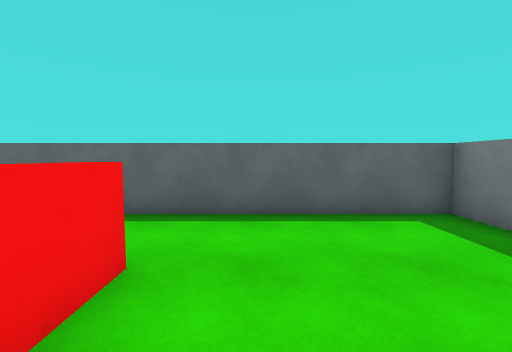
view 1 (above)

17 first-person views from a walk through a Unity game level. The camera is 1.2 m above the floor, tilts 4° down and sees 90° across. The floor is counted in squares, 1 m on a side. Each view is taken from the middle of a square. On the plan, view 1 faces up. The plan holds only what a view shows up to about 12 squares ahead; the rest is blank. The player is left out.

view 2
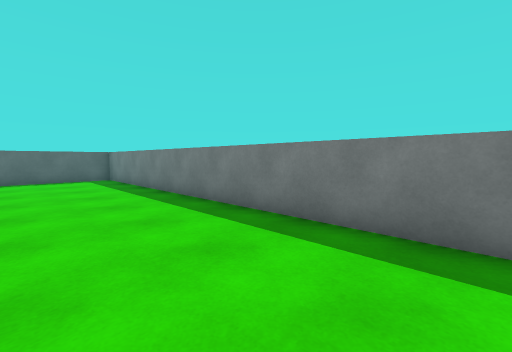

view 3
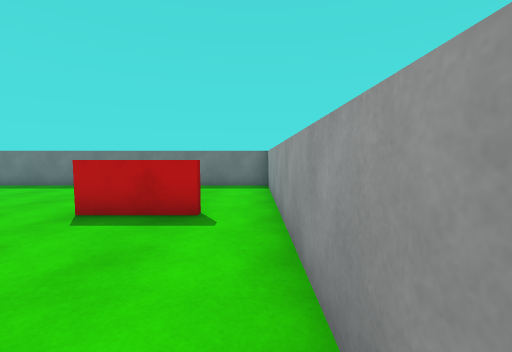

view 4
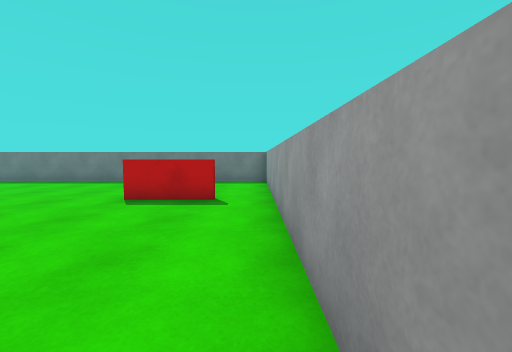

view 5
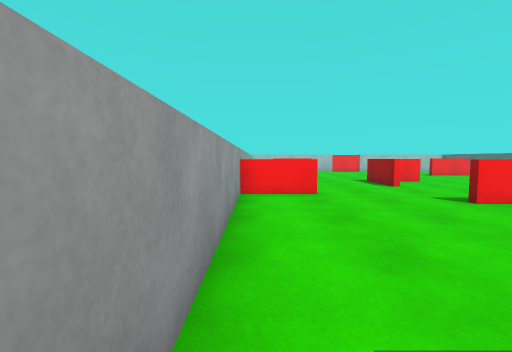

view 6
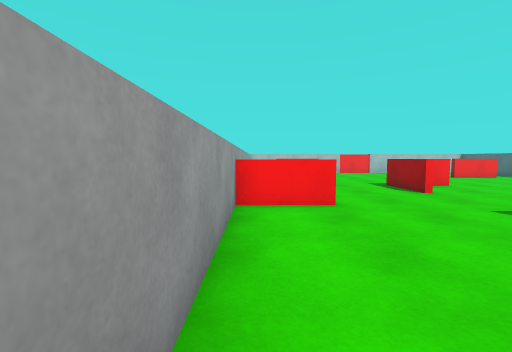

view 7
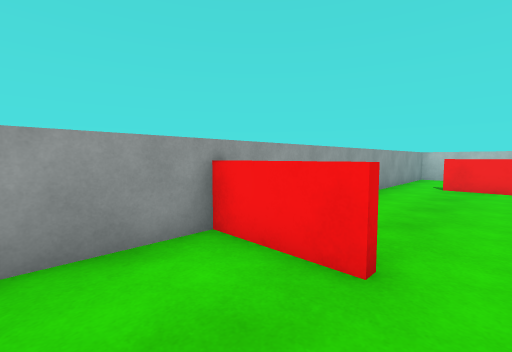

view 8
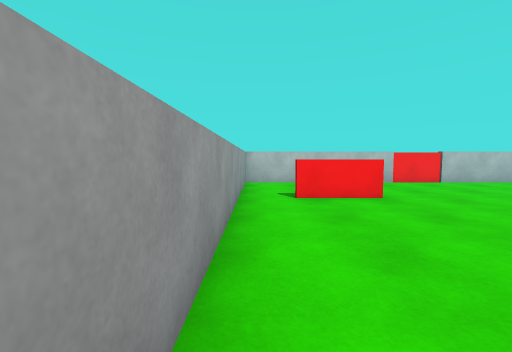

view 9
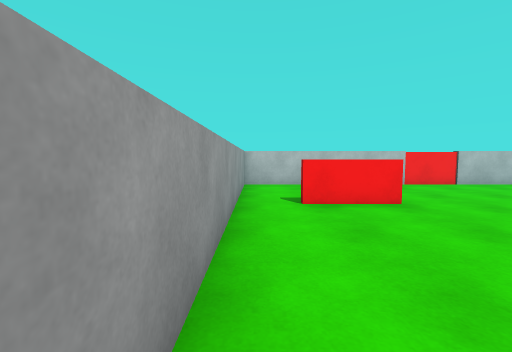

view 10
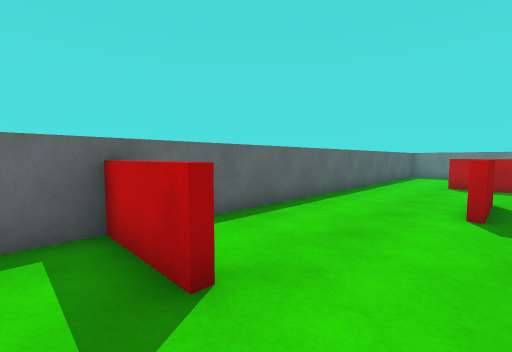

view 11
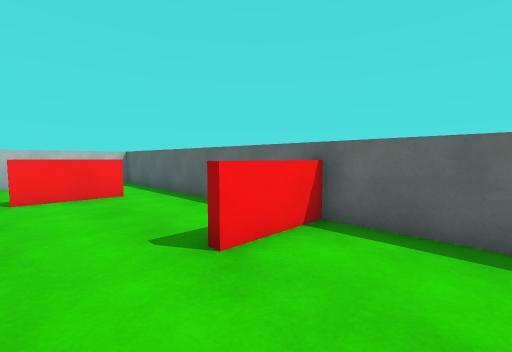

view 12
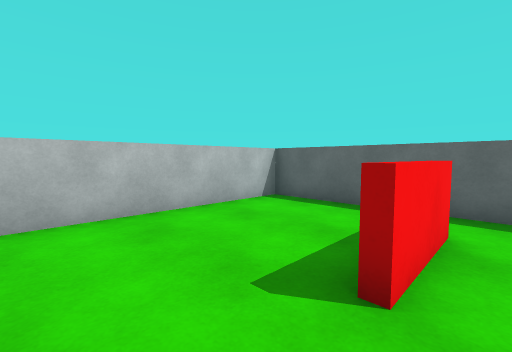

view 13
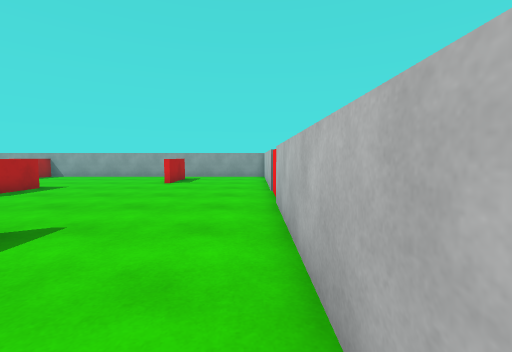

view 14
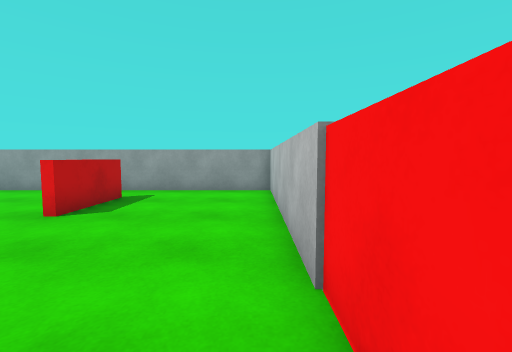

view 15
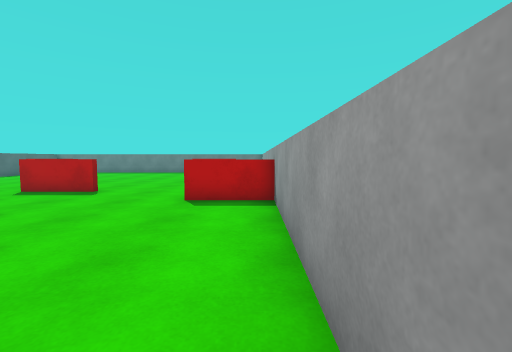

view 16
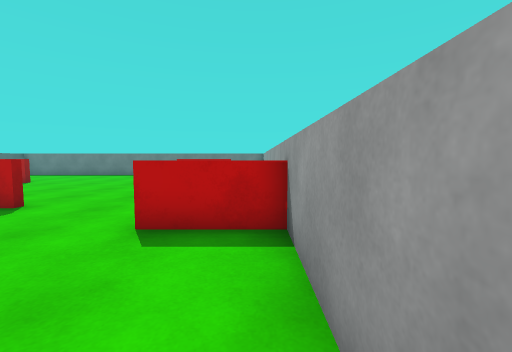

view 17
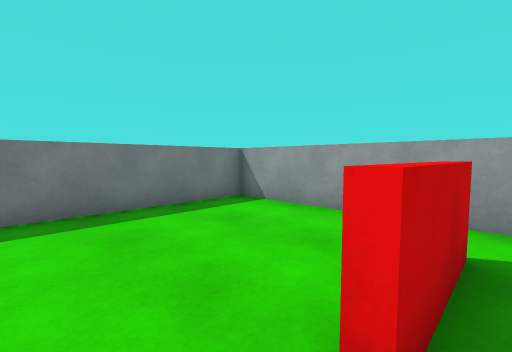

### Floor plan
Points are (right, up) in squares from view 1. A wall is a line through its corners. A room is listed if a view was taken in it or the views show most of it. See-through windows are left out.
Room 1 (views 1, 2, 3, 4, 5, 6, 7, 8, 9, 10, 11, 12, 13, 14, 15, 16, 17)
walls: (-7.7, -4.2) (-7.7, -5.2); (-11.6, -5.2) (-14.3, -5.2) (-14.3, -3.6); (-7.9, -5.2) (-7.9, -2.6); (-14.1, -2.5) (-14.1, -3.4); (-5.1, 1.3) (-7.8, 1.3); (-12.9, 2.9) (-12.9, 5.5); (-9.8, -11.6) (-9.8, -9) (-9.5, -9) (-9.5, -11.6); (-12.6, 5.5) (-12.6, 2.9); (-1.7, 0.9) (-1.7, 2.8); (-18.6, -7.1) (-18.6, -9.9); (-1.4, 2.8) (-1.4, 1.4); (-1.7, -9.9) (-1.7, -7.1); (-18.6, 3.8) (-18.6, 1.1) (-19, 1.1); (-18.9, -9.9) (-18.9, -7.1); (-23.5, 5.4) (-23.5, -11.5) (4.2, -11.5) (4.2, 5.4) (-23.5, 5.4)

Positions as (right, up) in squares from view 1, and headings:
1: (0, 0), facing up
2: (0, -10), facing up-right
3: (-7, -11), facing right
4: (-9, -11), facing right
5: (-1, -11), facing left
6: (-3, -11), facing left
7: (-7, -8), facing down-left
8: (-11, -11), facing left
9: (-12, -11), facing left
10: (-14, 1), facing up-right
11: (-10, 1), facing up-left
12: (-18, -1), facing up-left
13: (-23, 5), facing down
14: (-23, -2), facing down
15: (-17, -11), facing right
16: (-14, -11), facing right
17: (-2, -6), facing down-right
